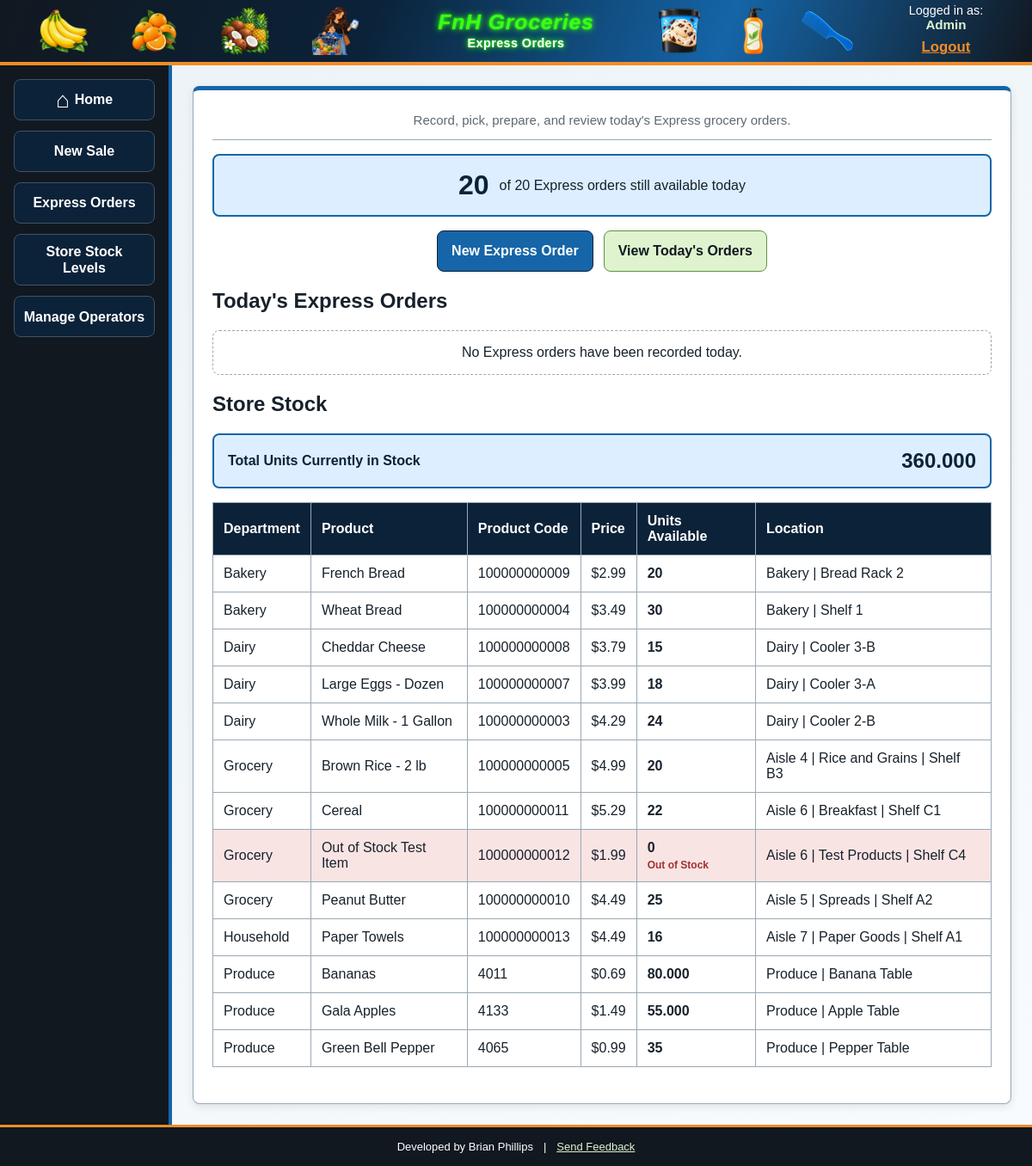
Screenshot of /express/ex_home.php (signed in) with the database file from the repository.
### tables this page shows
CREATE TABLE department (
	DepartmentID int NOT NULL AUTO_INCREMENT PRIMARY KEY,
	CategoryID int NOT NULL,
	DepartmentName varchar(80) NOT NULL,
	Description varchar(255) DEFAULT NULL,
	UNIQUE (CategoryID, DepartmentName),
	FOREIGN KEY (CategoryID) REFERENCES category(CategoryID)
);

### includes/access_control.php (called while the page is built, shortened)
<?php
function escapeOutput($value)
{
    return htmlspecialchars(
        (string) $value,
        ENT_QUOTES,
        'UTF-8'
    );
}

### express/ex_home.php (the view, shortened to what this page needs)
<?php
require_once __DIR__ . '/../includes/access_control.php';
$databaseConnection = connectDatabase();
$storeID =
    (int) (
        $_SESSION['store_id']
        ?? 0
    );
$isAdministrator =
    operatorIsAdministrator();
$capacity = [
    'DailyCapacity' => 20,
    'OrdersUsed' => 0,
    'OrdersRemaining' => 0
];
$orders = [];
$totalStockQuantity = 0.00;
$stockRows = [];
try {
    $capacityStatement =
        $databaseConnection->prepare(
            '
            CALL sp_get_express_capacity(
                :storeID
            )
            '
        );
    $capacityStatement->execute([
        ':storeID' => $storeID
    ]);
    $capacityRecord =
        $capacityStatement->fetch();
    if ($capacityRecord) {
        $capacity = $capacityRecord;
    }
    if ($isAdministrator) {
        $ordersStatement =
            $databaseConnection->prepare(
                '
                SELECT *
                FROM vw_express_orders
                WHERE StoreID = :storeID
                  AND DATE(OrderPlacedDateTime) = CURDATE()
                ORDER BY OrderPlacedDateTime DESC
                '
            );
        $ordersStatement->execute([
            ':storeID' => $storeID
        ]);
    }
    $orders =
        $ordersStatement->fetchAll();
    $totalStockStatement =
        $databaseConnection->prepare(
            '
            SELECT
                TotalStockQuantity
            FROM vw_store_stock_total
            WHERE StoreID = :storeID
            LIMIT 1
            '
        );
    $totalStockStatement->execute([
        ':storeID' => $storeID
    ]);
    $totalStockRecord =
        $totalStockStatement->fetch();
    $totalStockQuantity =
        $totalStockRecord
            ? (float) $totalStockRecord['TotalStockQuantity']
            : 0.00;
    $stockStatement =
        $databaseConnection->prepare(
            '
            SELECT
                DepartmentID,
                DepartmentName,
                ProductID,
                UPC,
                PLUCode,
                ProductName,
                UnitType,
                RetailPrice,
                StockQuantity,
                Aisle,
                SectionName,
                ShelfLocation
            FROM vw_store_stock
            WHERE StoreID = :storeID
            ORDER BY
                DepartmentName,
                ProductName
            '
        );
    $stockStatement->execute([
        ':storeID' => $storeID
    ]);
    $stockRows =
        $stockStatement->fetchAll();
} catch (PDOException $exception) {
    error_log($exception->getMessage());
    $loadErrorMessage =
        'Express information could not be loaded completely. Please try again.';
}
require __DIR__ . '/../includes/header.php';
?>
<section class="content-panel express-panel">
    <div class="page-intro">
        <p>
            Record, pick, prepare, and review today&apos;s Express grocery orders.
        </p>
    </div>
    <div class="express-capacity">
        <strong>
            <?= escapeOutput($capacity['OrdersRemaining'] ?? 0) ?>
        </strong>
        <span>
            of
            <?= escapeOutput($capacity['DailyCapacity'] ?? 20) ?>
            Express orders still available today
        </span>
    </div>
    <div class="express-actions">
        <?php if ((int) ($capacity['OrdersRemaining'] ?? 0) > 0): ?>
            <a
                class="button button-primary"
                href="<?= APPLICATION_URL ?>/express/ex_new.php"
            >
                New Express Order
            </a>
        <?php endif; ?>
        <a
            class="button button-secondary"
            href="<?= APPLICATION_URL ?>/express/orders.php"
        >
            View Today&apos;s Orders
        </a>
    </div>
    <h2>
        Today&apos;s Express Orders
    </h2>
    <?php if (!$orders): ?>
        <p class="express-empty">
            No Express orders have been recorded today.
        </p>
    <?php endif; ?>
    <h2>
        Store Stock
    </h2>
    <section class="express-stock-total">
        <span class="express-stock-total-label">
            Total Units Currently in Stock
        </span>
        <strong class="express-stock-total-value">
            <?= escapeOutput(
                number_format(
                    $totalStockQuantity,
                    3
                )
            ) ?>
        </strong>
    </section>
    <div class="express-table-container">
        <table class="express-table express-stock-table">
            <thead>
                <tr>
                    <th>
                        Department
                    </th>
                    <th>
                        Product
                    </th>
                    <th>
                        Product Code
                    </th>
                    <th>
                        Price
                    </th>
                    <th>
                        Units Available
                    </th>
                    <th>
                        Location
                    </th>
                </tr>
            </thead>
            <tbody>
                <?php foreach ($stockRows as $stock): ?>
                    <?php
                    $productCode =
                        $stock['UPC']
                        ?? $stock['PLUCode']
                        ?? '';
                    $stockQuantity =
                        (float) $stock['StockQuantity'];
                    $locationParts = [];
                    if (
                        trim(
                            (string) $stock['Aisle']
                        ) !== ''
                    ) {
                        $locationParts[] =
                            'Aisle '
                            . $stock['Aisle'];
                    }
                    if (
                        trim(
                            (string) $stock['SectionName']
                        ) !== ''
                    ) {
                        $locationParts[] =
                            $stock['SectionName'];
                    }
                    if (
                        trim(
                            (string) $stock['ShelfLocation']
                        ) !== ''
                    ) {
                        $locationParts[] =
                            $stock['ShelfLocation'];
                    }
                    ?>
                    <tr
                        class="<?=
                        $stockQuantity <= 0
                        ? 'express-stock-out-of-stock'
                        : ''
                        ?>"
                    >
                        <td>
                            <?= escapeOutput($stock['DepartmentName']) ?>
                        </td>
                        <td>
                            <?= escapeOutput($stock['ProductName']) ?>
                        </td>
                        <td>
                            <?= escapeOutput($productCode) ?>
                        </td>
                        <td>
                            $<?= escapeOutput(
                                number_format(
                                    (float) $stock['RetailPrice'],
                                    2
                                )
                            ) ?>
                        </td>
                        <td>
                            <strong>
                                <?= escapeOutput(
                                    $stock['UnitType'] === 'Each'
                                        ? number_format(
                                            $stockQuantity,
                                            0
                                        )
                                        : number_format(
                                            $stockQuantity,
                                            3
                                        )
                                ) ?>
                            </strong>
                            <?php if ($stockQuantity <= 0): ?>
                                <span class="express-out-of-stock-label">
                                    Out of Stock
                                </span>
                            <?php endif; ?>
                        </td>
                        <td>
                            <?= escapeOutput(
                                implode(
                                    ' | ',
                                    $locationParts
                                )
                            ) ?>
                        </td>
                    </tr>
                <?php endforeach; ?>
            </tbody>
        </table>
    </div>
</section>
<?php
require __DIR__ . '/../includes/footer.php';
?>

### rows the page displays
department: DepartmentName "Bakery", ProductName "French Bread", productCode "100000000009", RetailPrice "2.99", UnitType "20", locationParts "Bakery | Bread Rack 2", ProductName "Wheat Bread", productCode "100000000004", RetailPrice "3.49", UnitType "30", locationParts "Bakery | Shelf 1"
department: DepartmentName "Dairy", ProductName "Cheddar Cheese", productCode "100000000008", RetailPrice "3.79", UnitType "15", locationParts "Dairy | Cooler 3-B", ProductName "Large Eggs - Dozen", productCode "100000000007", RetailPrice "3.99", UnitType "18", locationParts "Dairy | Cooler 3-A", ProductName "Whole Milk - 1 Gallon", productCode "100000000003", RetailPrice "4.29", UnitType "24", locationParts "Dairy | Cooler 2-B"
department: DepartmentName "Grocery", ProductName "Brown Rice - 2 lb", productCode "100000000005", RetailPrice "4.99", UnitType "20", locationParts "Aisle 4 | Rice and Grains | Shelf B3", ProductName "Cereal", productCode "100000000011", RetailPrice "5.29", UnitType "22", locationParts "Aisle 6 | Breakfast | Shelf C1", ProductName "Out of Stock Test Item", productCode "100000000012", RetailPrice "1.99", UnitType "0", locationParts "Aisle 6 | Test Products | Shelf C4", ProductName "Peanut Butter", productCode "100000000010", RetailPrice "4.49", UnitType "25", locationParts "Aisle 5 | Spreads | Shelf A2"
department: DepartmentName "Household", ProductName "Paper Towels", productCode "100000000013", RetailPrice "4.49", UnitType "16", locationParts "Aisle 7 | Paper Goods | Shelf A1"
department: DepartmentName "Produce", ProductName "Bananas", productCode "4011", RetailPrice "0.69", UnitType "80.000", locationParts "Produce | Banana Table", ProductName "Gala Apples", productCode "4133", RetailPrice "1.49", UnitType "55.000", locationParts "Produce | Apple Table", ProductName "Green Bell Pepper", productCode "4065", RetailPrice "0.99", UnitType "35", locationParts "Produce | Pepper Table"

### other values shown
escapeOutput($headerPageTitle) "Express Orders"
escapeOutput($headerUsername) "Admin"
escapeOutput($saleNavigationLabel) "New Sale"
escapeOutput($capacity['OrdersRemaining'] ?? 0) "20"
escapeOutput($capacity['DailyCapacity'] ?? 20) "20"
escapeOutput(DEVELOPER_NAME) "Brian Phillips"
